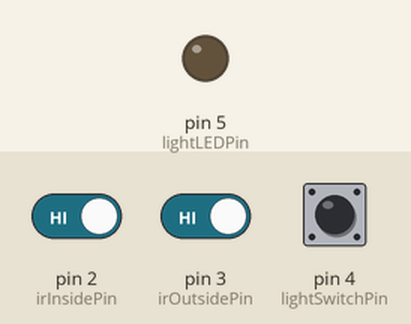
Simulated run of this sketch. Board: Arduino Uno, built with avr-gcc and run on an emulated ATmega328P. Parts: output pins drawn as LEDs (lit = HIGH). The test bench sets the inputs (shaded band); at power-on: pin 4 (lightSwitchPin) HIGH, pin 2 (irInsidePin) HIGH, pin 3 (irOutsidePin) HIGH. The audio player accepts every command and is not drawn.

Above: at 1.7 s.
1.8 s: pin 4 (lightSwitchPin) pulled LOW for 0.15 s
At 2.1 s:
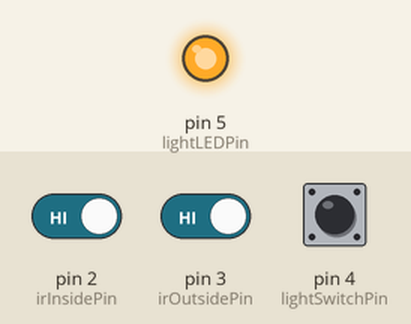
4.9 s: pin 4 (lightSwitchPin) pulled LOW for 3.2 s
At 13.1 s:
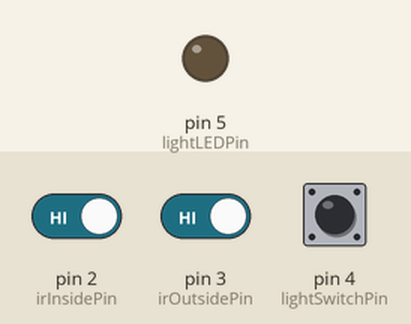
Timing chart, 0 to 14.6 s (numbered marks = the images above; inputs shaded):
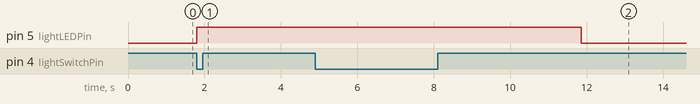

The sketch:

USELESSTRIAL.ino
```cpp
#include "SoftwareSerial.h"
#include "DFRobotDFPlayerMini.h"

SoftwareSerial mp3Serial(10, 11); // DFPlayer TX, RX
DFRobotDFPlayerMini mp3;

const int irInsidePin = 2;
const int irOutsidePin = 3;
const int lightSwitchPin = 4; // Switch input
const int lightLEDPin = 5;    // LED output

int peopleCount = 0;
bool irInsideState = false;
bool irOutsideState = false;

void setup() {
  Serial.begin(9600);
  mp3Serial.begin(9600);

  pinMode(irInsidePin, INPUT);
  pinMode(irOutsidePin, INPUT);
  pinMode(lightSwitchPin, INPUT_PULLUP); // switch
  pinMode(lightLEDPin, OUTPUT);          // LED

  if (!mp3.begin(mp3Serial)) {
    Serial.println("DFPlayer Mini not detected!");
    while (true);
  }
  mp3.volume(25);
}

void loop() {
  // Read switch (LOW = ON)
  bool lightOn = (digitalRead(lightSwitchPin) == LOW);

  // Control LED based on switch
  digitalWrite(lightLEDPin, lightOn ? HIGH : LOW);

  // IR Sensor logic
  if (digitalRead(irOutsidePin) == LOW) irOutsideState = true;
  if (digitalRead(irInsidePin) == LOW) irInsideState = true;

  // Person entering
  if (irOutsideState && irInsideState) {
    peopleCount++;
    Serial.println("Person entered");
    irOutsideState = false;
    irInsideState = false;
    delay(500);
  }

  // Person exiting
  if (irInsideState && irOutsideState) {
    peopleCount--;
    if (peopleCount < 0) peopleCount = 0;
    Serial.println("Person exited");
    irInsideState = false;
    irOutsideState = false;
    delay(500);
  }

  // If room empty & light is ON → play audio
  if (peopleCount == 0 && lightOn) {
    mp3.play(1); // Play first audio file
    delay(5000); // avoid repeated plays
  }
}
```

Measured:
- after the input at 1.8 s, pin 5 (lightLEDPin): LOW → HIGH at once
- after the input at 4.9 s, pin 5 (lightLEDPin): HIGH → LOW after 7.0 s instead of 1.9 s
